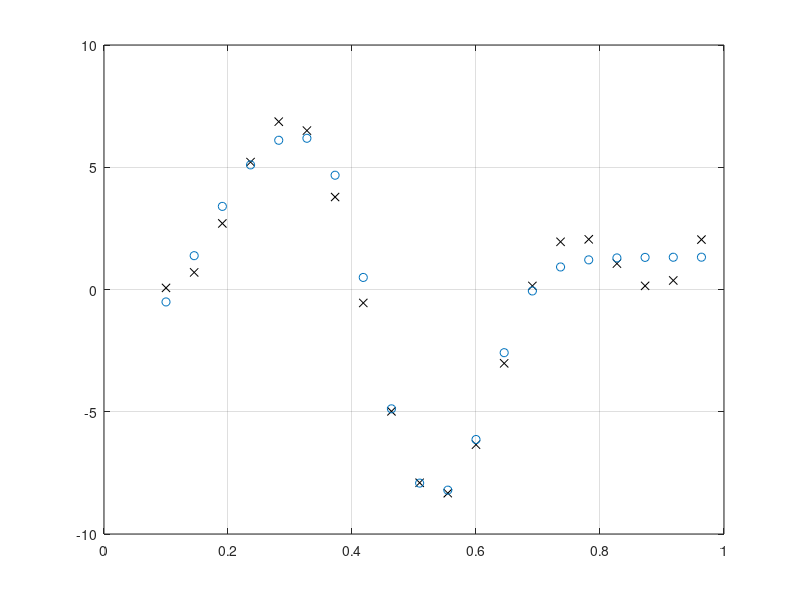

Recreate this plot in MATLAB.
clc;

    % žingsnis:
    n = 0.1;

% Aproksimavimo intervalas:
x = 0.1:1/22:1;
fprintf("x:"); disp(x);

% Aproksimuojamoji funkcija (tikrosios vertės):
d = 5*sin(8*x) + 4*cos(16*x + pi/3);
fprintf("d:"); disp(d);

% Pasirenku naudoti 4 neuronų paslėptąjį sl.

% Pradines koeficientų reikšmes imu atsitiktines:
w1_11_n0 = rand(1);  b1_1_n0  = rand(1);
w1_21_n0 = rand(1);  b1_2_n0  = rand(1);
w1_31_n0 = rand(1);  b1_3_n0  = rand(1);
w1_41_n0 = rand(1);  b1_4_n0  = rand(1);
w1_51_n0 = rand(1);  b1_5_n0  = rand(1);
w1_61_n0 = rand(1);  b1_6_n0  = rand(1);

w2_11_n0 = rand(1);
w2_12_n0 = rand(1);
w2_13_n0 = rand(1);
w2_14_n0 = rand(1);
w2_15_n0 = rand(1);
w2_16_n0 = rand(1);
b2_1_n0  = rand(1);

% Skaičiuoju tinklo atsaką,
y = zeros(1, length(x));
% ... ir kiekvienos iteracijos klaidas,
e = zeros(1, length(x));

for apmokymas=0:1:1000
for i=1:length(x)
    % paslėptojo sl. neuronų įėjimai:
    v1 = x(i) * w1_11_n0 + b1_1_n0;
    v2 = x(i) * w1_21_n0 + b1_2_n0;
    v3 = x(i) * w1_31_n0 + b1_3_n0;
    v4 = x(i) * w1_41_n0 + b1_4_n0;
    v5 = x(i) * w1_51_n0 + b1_5_n0;
    v6 = x(i) * w1_61_n0 + b1_6_n0;

    % ... jų išėjimai:
    y1 = 1/(1 + exp(-v1));
    y2 = 1/(1 + exp(-v2));
    y3 = 1/(1 + exp(-v3));
    y4 = 1/(1 + exp(-v4));
    y5 = 1/(1 + exp(-v5));
    y6 = 1/(1 + exp(-v6));

    % iš. sl. neurono išėjimas:
    y(i) = y1 * w2_11_n0 + ...
           y2 * w2_12_n0 + ...
           y3 * w2_13_n0 + ...
           y4 * w2_14_n0 + ...
           y5 * w2_15_n0 + ...
           y6 * w2_16_n0 + ...
                b2_1_n0;

    % iteracijos klaida:
    e(i) = d(i) - y(i);

    % sumatoriaus aktyvavimo funkcija = v;
    % jos išvestinė (pagal v) = 1;

    % imame tikslo funkciją = e^2/2;
    % jos išvestinė (pagal e) = e;

    % išėjimo sl. gradientas:
    delta2 = 1 * e(i);

    % išėjimo sl. koeficientai (tikslinimas):
    w2_11_n1 = w2_11_n0 + n * delta2 * y1;
    w2_12_n1 = w2_12_n0 + n * delta2 * y2;
    w2_13_n1 = w2_13_n0 + n * delta2 * y3;
    w2_14_n1 = w2_14_n0 + n * delta2 * y4;
    w2_15_n1 = w2_15_n0 + n * delta2 * y5;
    w2_16_n1 = w2_16_n0 + n * delta2 * y6;
    b2_1_n1  = b2_1_n0  + n * delta2;

    % paslėptojo sl. gradientai:
        % phi(v)=tanh(v) išvestinė (pagal v) = (1 - y * y);
    delta1_1 = y1 * (1 - y1) * delta2 * w2_11_n0;
    delta1_2 = y2 * (1 - y2) * delta2 * w2_12_n0;
    delta1_3 = y3 * (1 - y3) * delta2 * w2_13_n0;
    delta1_4 = y4 * (1 - y4) * delta2 * w2_14_n0;
    delta1_5 = y5 * (1 - y5) * delta2 * w2_15_n0;
    delta1_6 = y6 * (1 - y6) * delta2 * w2_16_n0;

    % paslėptojo sl. koeficientai (tikslinimas):
    w1_11_n0 = w1_11_n0 + n * delta1_1 * x(i);
    w1_21_n0 = w1_21_n0 + n * delta1_2 * x(i);
    w1_31_n0 = w1_31_n0 + n * delta1_3 * x(i);
    w1_41_n0 = w1_41_n0 + n * delta1_4 * x(i);
    w1_51_n0 = w1_51_n0 + n * delta1_5 * x(i);
    w1_61_n0 = w1_61_n0 + n * delta1_6 * x(i);

    b1_1_n0  = b1_1_n0  + n * delta1_1;
    b1_2_n0  = b1_2_n0  + n * delta1_2;
    b1_3_n0  = b1_3_n0  + n * delta1_3;
    b1_4_n0  = b1_4_n0  + n * delta1_4;
    b1_5_n0  = b1_5_n0  + n * delta1_5;
    b1_6_n0  = b1_6_n0  + n * delta1_6;

    % atnaujintus paslėptojo sl. koeficientus įrašome į senųjų vietą (šių jau nebeverta saugoti):
    w2_11_n0 = w2_11_n1;
    w2_12_n0 = w2_12_n1;
    w2_13_n0 = w2_13_n1;
    w2_14_n0 = w2_14_n1;
    w2_15_n0 = w2_15_n1;
    w2_16_n0 = w2_16_n1;
    b2_1_n0  = b2_1_n1;
end
end

fprintf("y:"); disp(y);
fprintf("e:"); disp(e);

% patikrinkime perceptrono veiksnumą:

%x(i) = 0.539; % tada y turėtų būti:
%d(i) = 5*sin(8*x(i)) + 4*cos(16*x(i) + pi/3); % -8.484;

for i=1:length(x)
    % paslėptojo sl. neuronų įėjimai:
    v1 = x(i) * w1_11_n0 + b1_1_n0;
    v2 = x(i) * w1_21_n0 + b1_2_n0;
    v3 = x(i) * w1_31_n0 + b1_3_n0;
    v4 = x(i) * w1_41_n0 + b1_4_n0;
    v5 = x(i) * w1_51_n0 + b1_5_n0;
    v6 = x(i) * w1_61_n0 + b1_6_n0;

    % ... jų išėjimai:
    y1 = 1/(1 + exp(-v1));
    y2 = 1/(1 + exp(-v2));
    y3 = 1/(1 + exp(-v3));
    y4 = 1/(1 + exp(-v4));
    y5 = 1/(1 + exp(-v5));
    y6 = 1/(1 + exp(-v6));

    % iš. sl. neurono išėjimas:
    y(i) = y1 * w2_11_n0 + ...
           y2 * w2_12_n0 + ...
           y3 * w2_13_n0 + ...
           y4 * w2_14_n0 + ...
           y5 * w2_15_n0 + ...
           y6 * w2_16_n0 + ...
                b2_1_n0;

    % iteracijos klaida:
    e(i) = d(i) - y(i);
end

plot(x, d, 'kx', x, y, 'o'); grid;

i = 10;
fprintf("x = %f, d = %f, aproksimuotas y = %f, paklaida e = %f.\n", x(i), d(i), y(i), e(i));

% Ištaisius grubią klaidą reikalai pagerėjo:
% x = 0.761200, d = 2.198011, aproksimuotas y = 2.259677, paklaida e = -0.061666.
%
% Bet kitame taške jau vėl blogai:
% x = 0.539000, d = -8.483715, aproksimuotas y = 2.197730, paklaida e = -10.681445.
%
% Iš grafiko matyti, kad DNT apsimokė piešti tiesę.
%
% Pasižiūrėjęs į kolegos darbą supratau, kad jį (DNT) reikia apmokint bent
% kelis tūkstančius sykių=). Pamėginkim.
%
% Ir vis tiek ne stebuklas:
% x = 0.509091, d = -7.904207, aproksimuotas y = 2.115965, paklaida e = -10.020171.

fprintf("Pabaiga.\n");
